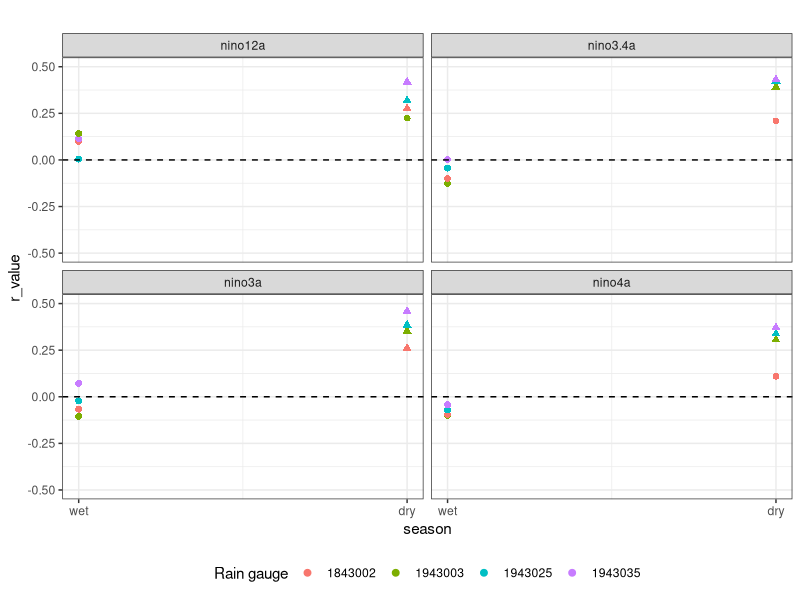
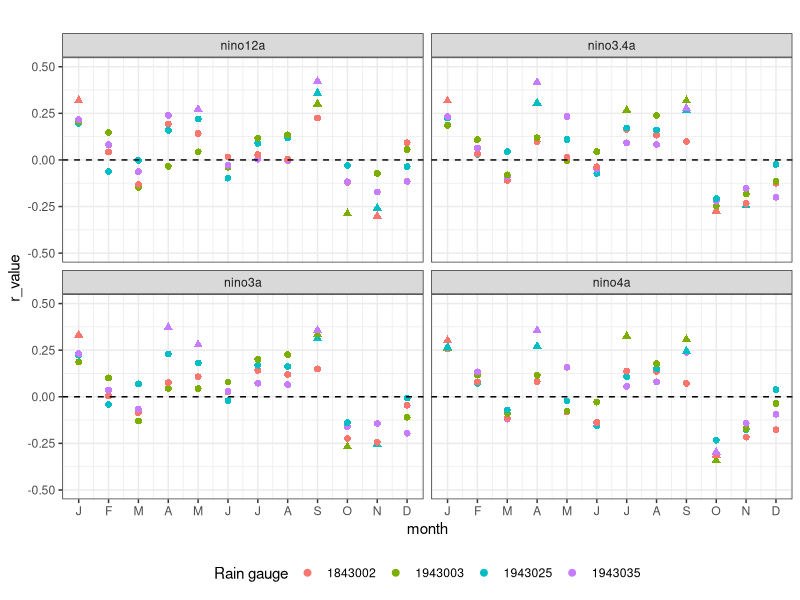

Recreate these plots in R, in order.
library(ggplot2)

# get correct directory
setwd('~/git/IMAGE/output/minas_brazil/elnino/')

# load monthly and seasonal dataframes from python work
df_monthly_master  = read.csv('monthly_elnino_r_squared_values.csv')
df_season_master = read.csv('seasonal_elnino_r_squared_values.csv')

# plots

pdf('seasonal_values_r_by_station_nino_metric_sig_plot_R_version.pdf', paper='a4r', height=0, width=0)
print(ggplot(data=df_season_master) +
geom_point(size=2,aes(x=season, y=r_value, color=as.factor(station), shape=as.factor(sig))) +
ggtitle('') +
scale_x_continuous(breaks=c(0, 1), labels=c("wet", "dry")) +
scale_shape_discrete(guide=FALSE) +
scale_color_discrete(name='Rain gauge') +
geom_hline(yintercept=0, linetype='dashed') +
facet_wrap('elnino_metric') +
ylim(c(-0.5,0.5)) +
theme_bw() +  theme(legend.position="bottom"))
dev.off()

pdf('monthly_values_r_by_station_nino_metric_sig_plot_R_version.pdf', paper='a4r', height=0, width=0)
print(ggplot(data=df_monthly_master) +
geom_point(size=2,aes(x=month, y=r_value, color=as.factor(station), shape=as.factor(sig))) +
ggtitle('') +
scale_x_continuous(breaks=c(1:12), labels=c('J','F','M','A','M','J','J','A','S','O','N','D')) +
scale_shape_discrete(guide=FALSE) +
scale_color_discrete(name='Rain gauge') +
geom_hline(yintercept=0, linetype='dashed') +
ylim(c(-0.5,0.5)) +
facet_wrap('elnino_metric') +
theme_bw() +  theme(legend.position="bottom"))
dev.off()